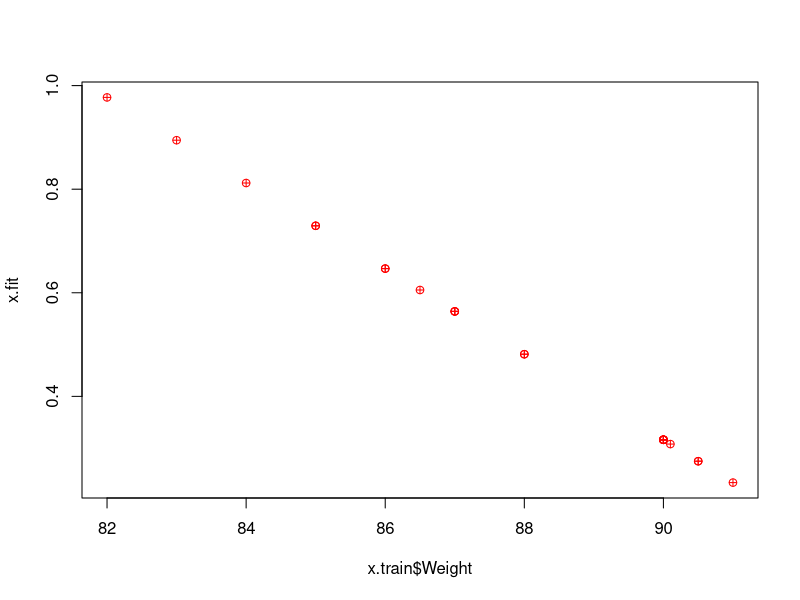

Source code (R):
#+Supervised Learning: Classification

setwd("G:/My Drive/Spring23/ITC360/Datasets/DMSP23/DataMinigSP23")
x=read.csv("employee.csv")
names(x)
dim(x)

s=sample(nrow(x), 24)
x.train=x[s,]
x.test=x[-s,]
##Predict the MS of the employees let say using their Age, Gender, Salary
#Model 0 
m0=lm(Gymcode~Age, data=x.train)
m0_pr=predict(m0, x.test)
m0_pr

gym_pred=ifelse(m0_pr>0.5, 1, 0)   ##to create a dummy variable
gym_pred
x.test$Gymcode

View(x.test)
table(x.test$Gymcode, gym_pred)   #confussion matrix
##wrog classifications /6=50%

names(x)
###Model 1
m1=lm(Gymcode~Weight, data=x.train)
m1_pr=predict(m1, x.test)
gym_pred1=ifelse(m1_pr>0.5, 1, 0)
#ms_pred1
##plot(x.test$Age, m1_pr)
table(x.test$Gymcode, gym_pred1)
###Error rate=1/6 ~ 17%
x.test$Weight
###Suppose we choose model 1 how we use this for the new data
Weight.new=data.frame(Weight=c(60, 90, 85))
pr_new_data=predict(m1, Weight.new)
pr_new_data
cl_new_data=ifelse(pr_new_data>0.5, 1,0)
cl_new_data

x.fit=fitted(m1, x.train)
summary(x.fit)
plot(x.train$Weight, x.fit, col="red", pch=10)


